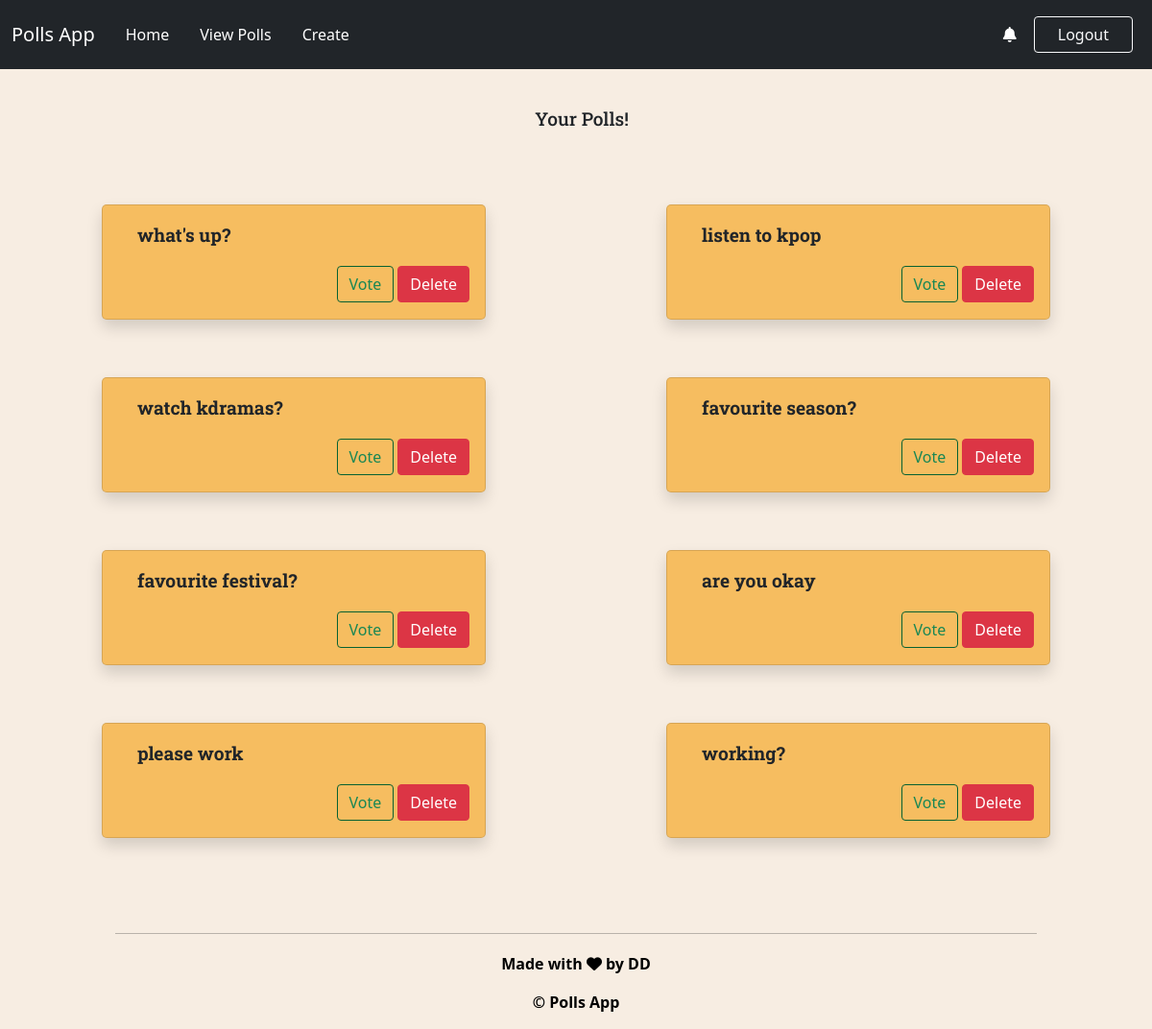
Before: /newpoll/profile/ (signed in) with the older database file.
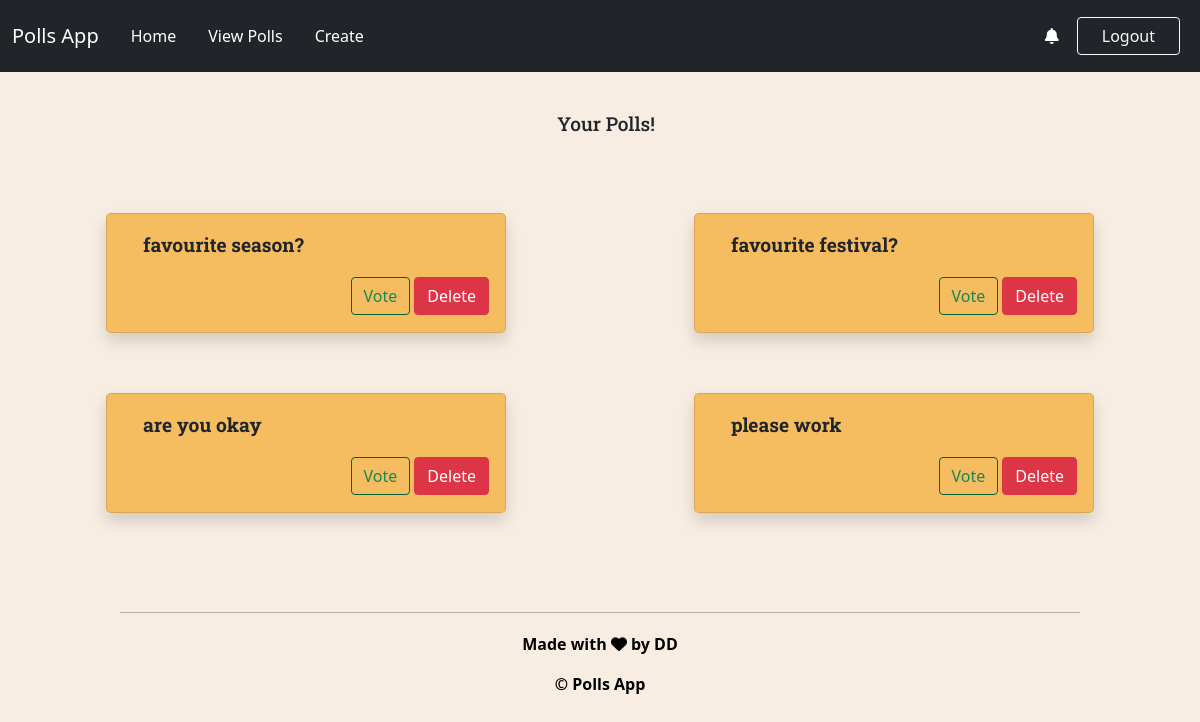
After: the same page with the newer database file.
### newpoll/models.py (models this page shows, shortened)
class Question(models.Model):
    question = models.CharField(max_length=200)
    created_by = models.ForeignKey(User ,on_delete=models.CASCADE, null = True)
    created_on = models.DateTimeField(auto_now_add=True)
    class Meta:
        ordering = ['created_on']

### newpoll/views.py (the view)
# urls.py: path('profile/',views.view_profile,name='profile'),
def view_profile(request):
    if request.user.is_anonymous:
        return redirect('/newpoll/login')
    question = Question.objects.all().filter(created_by=request.user)
    context = {
        "question_list" : question
    }
    return render(request,'profile.html',context)

### newpoll/templates/profile.html (shortened to what this page needs)
{% load static %}
<link href="https://cdn.jsdelivr.net/npm/bootstrap@5.0.2/dist/css/bootstrap.min.css" rel="stylesheet">
<link rel="stylesheet" href="/static/home.css?{%now "U" %}"/>
<link
  rel="stylesheet"
  href="https://cdnjs.cloudflare.com/ajax/libs/font-awesome/6.2.0/css/all.min.css"
/>
<div class="navbar navbar-expand-lg  navbar-dark bg-dark sticky-top">
    <div class="container-fluid">
        <a href="" class="navbar-brand">Polls App</a>
        <div class="collapse navbar-collapse" id="navbarSupportedContent">
            <ul class="navbar-nav me-auto mb-2 mb-lg-0">
                <li class="nav-item">
                    <a class="nav-link active p-2 m-2" aria-current="page" href="../home">Home</a>
                </li>
                <li class="nav-item">
                    <a class="nav-link active p-2 m-2" aria-current="page" href="../profile">View Polls</a>
                </li>
                <li class="nav-item">
                    <a class="nav-link active p-2 m-2" aria-current="page" href="../create">Create</a>
                </li>
            </ul>
            <a href="../sharedpoll" ><i class="fa-solid fa-bell" style="color:white; margin-right:10px;"></i>
            </a>
            <a href="/newpoll/logout" class="login-link">
                <button class="btn btn-outline-light px-4 m-2">Logout</button>
            </a>
        </div>
    </div>
</div>
<h1 class="container-fluid question-heading subh">Your Polls!</h1>
<div class="container-fluid content dis">
    {% for question in question_list%}
    <div class="container-fluid ques shadow card">
        <div class="container-fluid question-heading qb">
            {{question.question}}
        </div>
        <div class="button">
            <a href="../vote/{{question.id}}" class="link">
                <button class="vote-btn btn btn-outline-success">
                    Vote
                </button>
            </a>
            <a href="../delete/{{question.id}}" class="link">
                <button type="button" class="btn btn-danger mx-1">
                    Delete
                </button>
            </a>
        </div>
    </div>
    {% empty %}
    <p class="empty"> No Questions Now </p>
{% endfor %}
</div>
<footer class="footer">
    <hr width="80%" style="margin: 1% auto;" />
    <div class="footerlasr">
      <div class="footer-copyright">
        <p id="credits">Made with <i class="fa fa-heart" aria-hidden="true"></i> by DD</p>
      </div>
    </footer>
    <footer class="beech">
      <p>© Polls App</p>
  </footer>

Changed rows visible on the page:
removed Question: question "what's up?"
removed Question: question "listen to kpop"
removed Question: question "watch kdramas?"
removed Question: question "working?"
